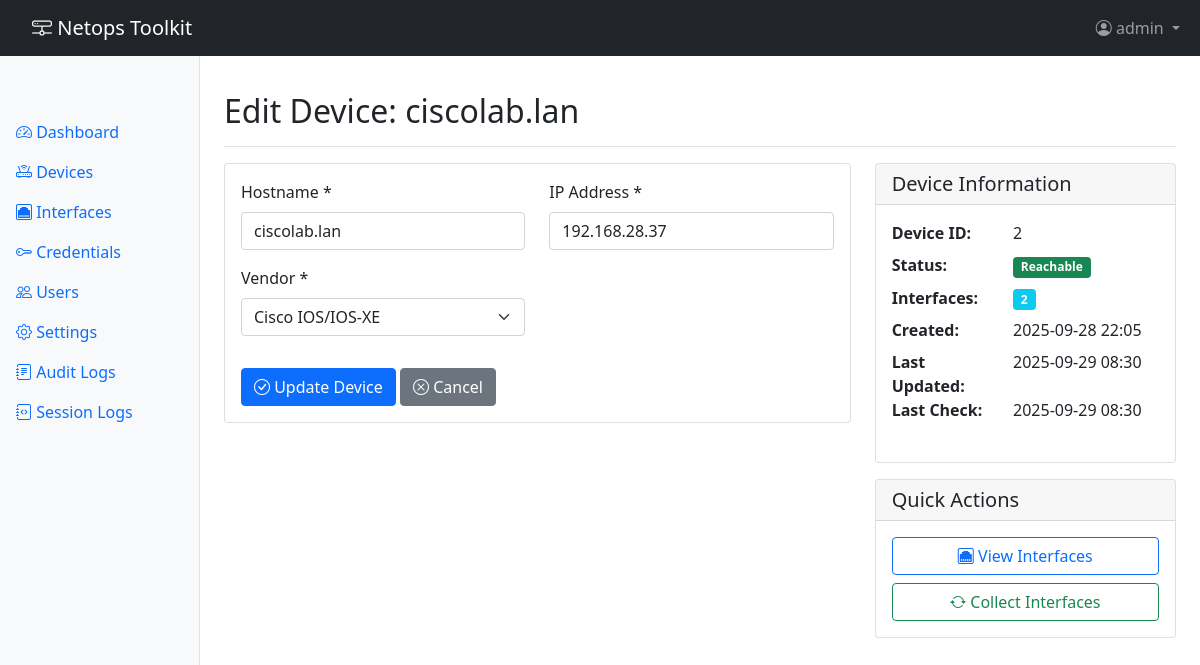
Page /devices/2/edit (signed in) on the earlier database version.
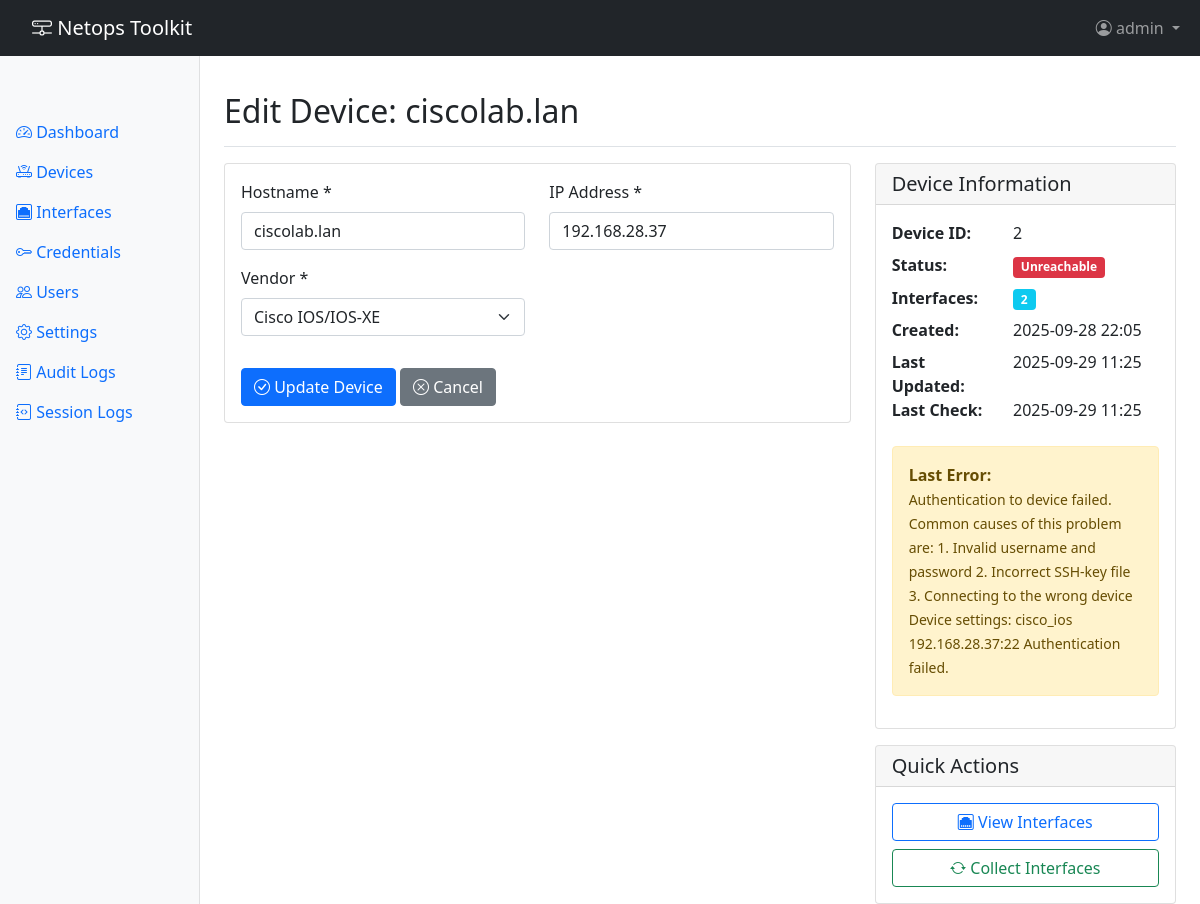
Same page on the later database version.
### app/models.py (models this page shows, shortened)
class Device(db.Model):
    __tablename__ = 'devices'
    id = db.Column(db.Integer, primary_key=True)
    hostname = db.Column(db.String(255), unique=True, nullable=False)
    ip_address = db.Column(db.String(45), nullable=False)  # Supports IPv6
    vendor = db.Column(db.String(50), nullable=False)  # cisco_ios, cisco_nxos, cisco_iosxr, paloalto, fortigate
    is_reachable = db.Column(db.Boolean, default=True)
    last_reachability_check = db.Column(db.DateTime)
    last_successful_connection = db.Column(db.DateTime)
    last_error = db.Column(db.Text)
    created_at = db.Column(db.DateTime, default=datetime.utcnow)
    updated_at = db.Column(db.DateTime, default=datetime.utcnow, onupdate=datetime.utcnow)
    interfaces = db.relationship('Interface', backref='device', lazy='dynamic', cascade='all, delete-orphan')
    audit_logs = db.relationship('AuditLog', backref='device', lazy='dynamic')

### app/routes/device_routes.py (the view, shortened to what this page needs)
@device_bp.route('/<int:device_id>/edit', methods=['GET', 'POST'])
@login_required
def edit_device(device_id):
    device = Device.query.get_or_404(device_id)
    return render_template('devices/edit.html', device=device)

### app/templates/devices/edit.html (shortened to what the changed rows need)
{% extends "base.html" %}
{% block content %}
<div class="d-flex justify-content-between flex-wrap flex-md-nowrap align-items-center pt-3 pb-2 mb-3 border-bottom">
    <h1 class="h2">Edit Device: {{ device.hostname }}</h1>
</div>
<div class="row">
    <div class="col-md-8">
        <div class="card">
            <div class="card-body">
                <form method="POST" action="{{ url_for('devices.edit_device', device_id=device.id) }}">
                    <div class="row">
                        <div class="col-md-6 mb-3">
                            <label for="hostname" class="form-label">Hostname *</label>
                            <input type="text" class="form-control" id="hostname" name="hostname" value="{{ device.hostname }}" required>
                        </div>
                        <div class="col-md-6 mb-3">
                            <label for="ip_address" class="form-label">IP Address *</label>
                            <input type="text" class="form-control" id="ip_address" name="ip_address" value="{{ device.ip_address }}" required
                                   pattern="^(?:[0-9]{1,3}\.){3}[0-9]{1,3}$|^[a-fA-F0-9:]+$"
                                   placeholder="192.168.1.1 or 2001:db8::1">
                        </div>
                    </div>
                    <div class="row">
                        <div class="col-md-6 mb-3">
                            <label for="vendor" class="form-label">Vendor *</label>
                            <select class="form-select" id="vendor" name="vendor" required>
                                <option value="cisco_ios" {% if device.vendor == 'cisco_ios' %}selected{% endif %}>Cisco IOS/IOS-XE</option>
                            </select>
                        </div>
                    </div>
                </form>
            </div>
        </div>
    </div>
    <div class="col-md-4">
        <div class="card">
            <div class="card-body">
                <dl class="row">
                    <dt class="col-sm-5">Device ID:</dt>
                    <dd class="col-sm-7">{{ device.id }}</dd>
                    <dt class="col-sm-5">Status:</dt>
                    <dd class="col-sm-7">
                        {% if device.is_reachable %}
                        <span class="badge bg-success">Reachable</span>
                        {% else %}
                        <span class="badge bg-danger">Unreachable</span>
                        {% endif %}
                    </dd>
                    <dt class="col-sm-5">Interfaces:</dt>
                    <dd class="col-sm-7">
                        <span class="badge bg-info">{{ device.interfaces.count() }}</span>
                    </dd>
                    <dt class="col-sm-5">Created:</dt>
                    <dd class="col-sm-7">{{ device.created_at.strftime('%Y-%m-%d %H:%M') if device.created_at else 'Unknown' }}</dd>
                    <dt class="col-sm-5">Last Updated:</dt>
                    <dd class="col-sm-7">{{ device.updated_at.strftime('%Y-%m-%d %H:%M') if device.updated_at else 'Unknown' }}</dd>
                    <dt class="col-sm-5">Last Check:</dt>
                    <dd class="col-sm-7">{{ device.last_reachability_check.strftime('%Y-%m-%d %H:%M') if device.last_reachability_check else 'Never' }}</dd>
                </dl>
                {% if device.last_error %}
                <div class="alert alert-warning" role="alert">
                    <strong>Last Error:</strong><br>
                    <small>{{ device.last_error }}</small>
                </div>
                {% endif %}
            </div>
        </div>
    </div>
</div>
{% endblock %}

Differences in the rows shown:
changed Device "ciscolab.lan": is_reachable True → False (drawn); updated_at "2025-09-29 08:30" → "2025-09-29 11:25"; last_reachability_check "2025-09-29 08:30" → "2025-09-29 11:25"; last_error (not shown) → "Authentication to device failed. Common causes of this problem are: 1. Invalid username and password 2. Incorrect SSH-key file 3. Connecting to the wrong device Device settings: cisco_ios 192.168.28.37:22 Authentication failed."
Other differences:
text no longer shown: "Reachable"
text now shown: "Unreachable Last Error:"
